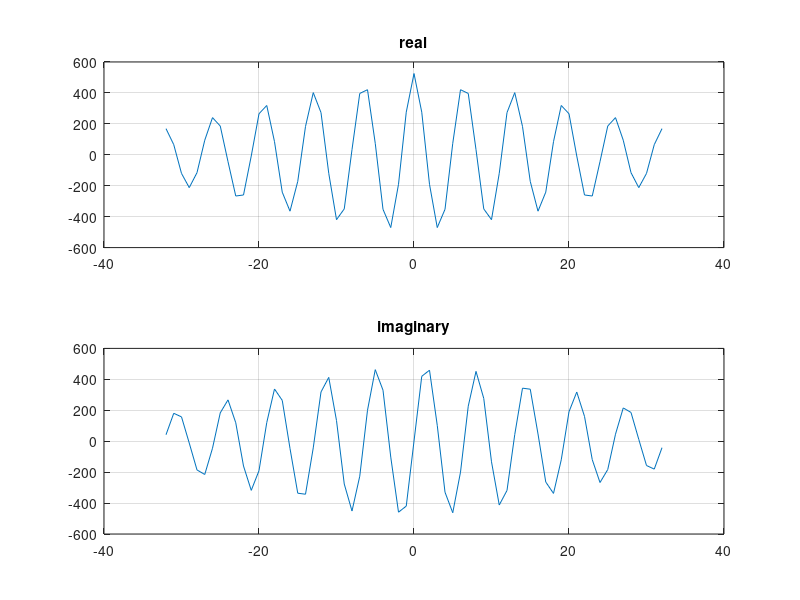

The MATLAB script that drew this image:
clear all;
close all;
load test x;
Mlag = 32;
rn  = -Mlag:Mlag;
rx = xcorr(x,Mlag,'biased');
rx_real = real(rx);
rx_imag = imag(rx);
subplot(211)
plot(rn,rx_real);
title("real");
grid on;
subplot(212)
plot(rn,rx_imag)
title("imaginary");
grid on;